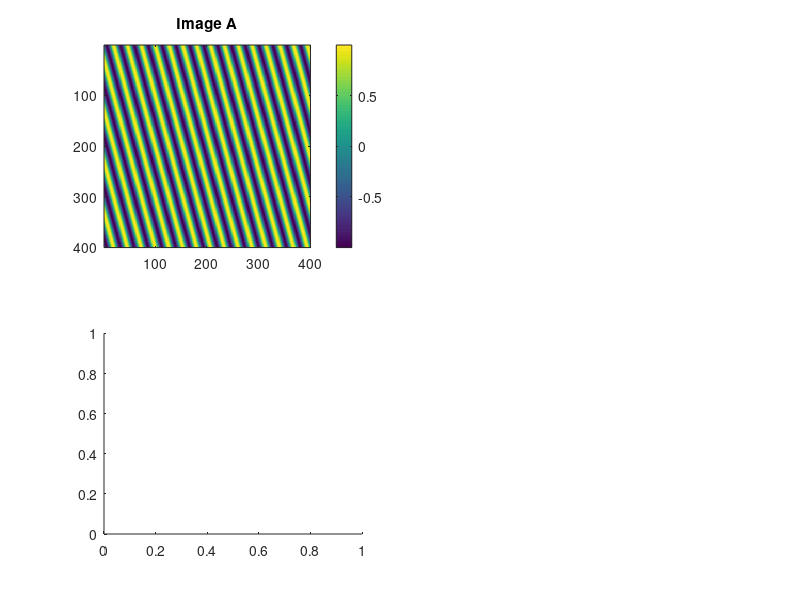

The MATLAB source for this figure: (Note: this script raises an error after producing the figure.)
% ### EX2DfourierGrating.m ###     2013.09.15 CB (updated 2017.01.20)

% Creates a "grating" image (user can specify various parameters
% prescribing such) and compute/plot the 2D FFT; also makes a secondary
% plot where redundant info of the 2D-FFT is ignored (that part of the code
% might need some further tweaking)

% Notes
% o Caution: axes for FFT are not (presently) properly labeled
% o originally called gratingFourier.m
% o fairly kludge hack re grating generation

% modified from original source code:
% http://matlabgeeks.com/tips-tutorials/how-to-do-a-2-d-fourier-tr...
% http://www.icn.ucl.ac.uk/courses/MATLAB-Tutorials/Elliot_Freeman/html/gabor_tutorial.html

clear
% ==========================================================
type= 0;            % boolean to switch between sine (0) and boxcar (1) gratings
imSize = 400;       % image size: n X n {200}
lamda = 25.9;         % wavelength (number of pixels per cycle) {20}
theta = -15;         % grating orientation [deg] {-140}
phase = 0;          % offset phase [cycles] {0}
mScale= 1;          % boolean re linear (0) or log (1) axes for the magnitude {1}
axisS= 0;           % boolean re plotting subset of spectral space in Fig.2 {0}
% ==========================================================
% ---
% make the grating
X = 1:imSize;                           % X is a vector from 1 to imageSize
X0 = (X / imSize) - .5;                 % rescale X -> -.5 to .5
sinX = sin(X0 * 2*pi);                  % convert to radians and do sine
freq = imSize/lamda;                    % compute frequency from wavelength
Xf = X0 * freq * 2*pi;                  % convert X to radians: 0 -> ( 2*pi * frequency)
sinX = sin(Xf) ;                        % make new sinewave
phaseRad = (phase * 2* pi);             % convert to radians: 0 -> 2*pi
sinX = sin( Xf + phaseRad) ;            % make phase-shifted sinewave
% now put the basic grating together
[Xm Ym] = meshgrid(X0, X0);             % 2D matrices
Xf = Xm * freq * 2*pi;
grating = sin( Xf + phaseRad);          % make 2D sinewave
% ---
% deal w/ rotation
thetaRad = (theta / 360) * 2*pi;        % convert theta (orientation) to radians
Xt = Xm * cos(thetaRad);                % compute proportion of Xm for given orientation
Yt = Ym * sin(thetaRad);                % compute proportion of Ym for given orientation
XYt = [ Xt + Yt ];                      % sum X and Y components
XYf = XYt * freq * 2*pi;                % convert to radians and scale by frequency
grating = sin( XYf + phaseRad);                   % make 2D sinewave
% ---
% convert to boxcar (i.e., everything is rounded to 0 or 1) if specified
if (type==1),   grating= round((grating+1)/2);    end
imageA= grating;
% ---
fftA = fft2((imageA));  % compute FFT
% places zero-frequency position in center?
if (1==1),  FA= fftshift(fftA); else   FA= fftA;  end
% ---
figure(1); clf;
subplot(221); imagesc(imageA); title('Image A');  colorbar;
if mScale==0
    subplot(223); imagesc(abs(FA),[0 100000]); colormap gray; title('Mag.'); colorbar;   % linear axes
else
    subplot(223); imagesc(db(FA)); colormap gray; title('Mag.'); colorbar;  % log axes
end
subplot(224); imagesc(angle(FA),[-pi pi]); colormap gray; title('Phase');  colorbar;
xlabel('Freq. scale incorrect')

% ---
% make another plot ignoring redundant info; separating that info is
% handled here in a bit of a kludge way
if axisS==1
    specU= fftshift(fftA,1);        %use fftshift to better line up relevant bit
    specU= specU(:,1:ceil(end/2));  % ignore redundant info
    specU= rot90(specU); specU= fliplr(specU);   % rotate/flip to correctly(?) line things up
    figure(2); clf;
    specU= padarray(specU,[5 5],'both');    % pad some zeros around so to better see on-axis values
    subplot(211); imagesc(dB(specU)); colormap jet; colorbar; title('Magnitude');
    xlabel('y');  ylabel('x (axis label is wrongly flipped)'); title('Coords rotated 90 deg');
    subplot(212); imagesc(angle(specU)); colormap jet; colorbar; title('Phase');
    xlabel('y (freq. scale incorrect)'); ylabel('x');
end
